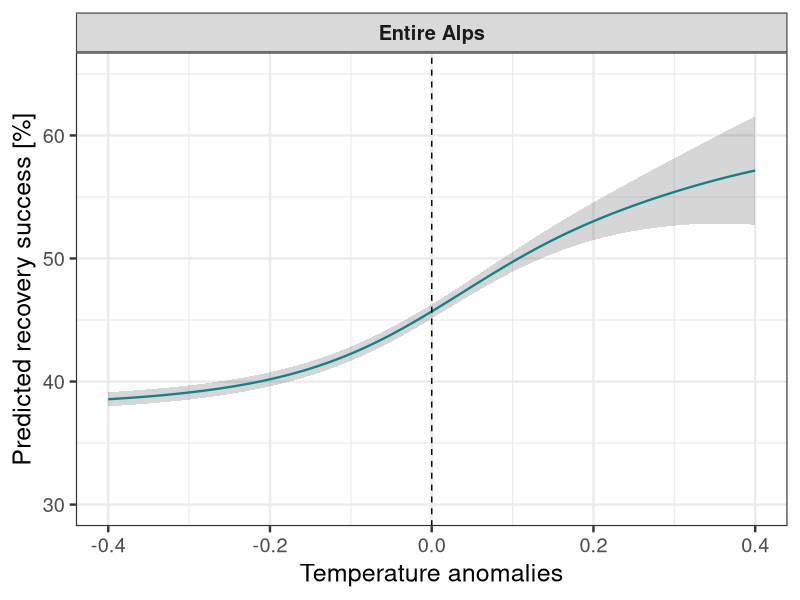
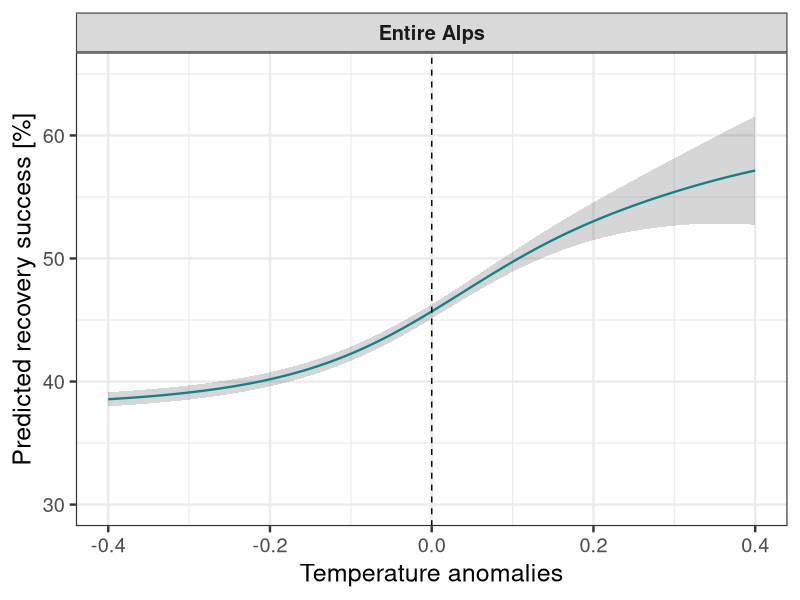

These figures' R source, in order: (Note: this script raises an error after producing the figures.)
library(ggplot2)

# --- x-range for temperature anomalies (adjust if needed) ---------------------
x <- seq(-0.40, 0.40, length.out = 200)

# --- Shape controls (tweak here) ---------------------------------------------
baseline  <- 38          # starting level near the cold tail
plateau_y <- 65          # upper plateau ceiling (< 65)
k         <- 7          # logistic steepness (higher = steeper)
x0        <- 0.12        # where the rise is centered (left of zero)
amp       <- 22          # total rise contributed by the logistic part
bump_amp  <- 1.5         # extra mid-range lift (gives that convex->concave feel)
bump_mu   <- 0.10        # bump center
bump_sd   <- 0.12        # bump width
x_plateau <- 0.20        # start flattening around here
flat_k    <- 20          # sharpness of the flattening hinge (higher = sharper)

# Logistic rise + small Gaussian "bump" for mid-range curvature
rise <- amp * plogis(k * (x - x0))
bump <- bump_amp * exp(-((x - bump_mu)^2) / (2 * bump_sd^2))

mu_raw <- baseline + rise + bump

# Soft plateau after ~0.30 (subtract slope beyond hinge so it flattens)
soft_hinge <- function(x, k = 7, x0 = 0.12) log1p(exp(k * (x - x0))) / k
mu <- mu_raw - 1.0 * soft_hinge(x, k = flat_k, x0 = x_plateau)

# Enforce an upper ceiling
mu <- pmin(mu, plateau_y)



# --- CIs: quadratic growth toward tails (option 2) ----------------------------
rng <- diff(range(x))
xc  <- mean(range(x))                    # center
dR  <- pmax((x - xc) / (rng/2), 0)       # 0 left side … 1 far right
se  <- 0.18 + 1.20 * dR^2                # only the right tail widens
z   <- 3.2

df_global <- data.frame(
  x   = x,
  fit = mu,
  lo  = mu - z * se,
  hi  = mu + z * se
)


# --- Plot ---------------------------------------------------------------------
# Add a constant facet variable
df_global$panel <- factor("Entire Alps", levels = "Entire Alps")

ggplot(df_global, aes(x, fit)) +
  geom_ribbon(aes(ymin = lo, ymax = hi), alpha = 0.20) +
  geom_line(linewidth = 0.8, color = "#11828A") +
  geom_vline(xintercept = 0, linetype = "dashed", linewidth = 0.5) +
  facet_wrap(~ panel) +  # <- fake facet gives you the grey strip
  labs(x = "Temperature anomalies", y = "Predicted recovery success [%]") +
  coord_cartesian(xlim = c(-0.40, 0.40), ylim = c(30, 65)) +
  theme_bw(base_size = 18) +
  theme(
    strip.background = element_rect(fill = "grey85", colour = "grey30"),
    strip.text       = element_text(face = "bold")
  )

ggsave("/mnt/eo/EO4Alps/figs/temp_entire_Alps.png", width = 7, height = 6, dpi = 300)


#------------------------------------------------------------------------------
### revision plot

# --- name of the synthetic facet ------------------------------------------------
global_panel <- "Temperature anomalies"

# --- build synthetic global curve ----------------------------------------------
x <- seq(-0.40, 0.40, length.out = 200)

baseline  <- 38
plateau_y <- 65
k         <- 7
x0        <- 0.12
amp       <- 22
bump_amp  <- 1.5
bump_mu   <- 0.10
bump_sd   <- 0.12
x_plateau <- 0.20
flat_k    <- 20

rise <- amp * plogis(k * (x - x0))
bump <- bump_amp * exp(-((x - bump_mu)^2) / (2 * bump_sd^2))
mu_raw <- baseline + rise + bump

soft_hinge <- function(x, k = 7, x0 = 0.12) log1p(exp(k * (x - x0))) / k
mu <- mu_raw - 1.0 * soft_hinge(x, k = flat_k, x0 = x_plateau)
mu <- pmin(mu, plateau_y)

rng <- diff(range(x))
xc  <- mean(range(x))
dR  <- pmax((x - xc) / (rng/2), 0)
se  <- 0.18 + 1.20 * dR^2
z   <- 3.2

df_global <- data.frame(
  predictor = global_panel,
  x   = x,
  fit = mu,
  lo  = mu - z * se,
  hi  = mu + z * se
)

# --- combine synthetic + model curves ------------------------------------------
curves_all <- dplyr::bind_rows(curves_plot, df_global)

# --- define exactly the six panels you want, in order ---------------------------
final_order <- c(
  "Temperature anomalies",        # synthetic panel
  "mean_temp_total",              # Temperature
  "mean_prec_total",              # Precipitation
  "mean_severity",                # Severity
  "mean_pre_dist_tree_cover",     # Pre-disturbance cover
  "mean_bare"                     # Bare ground share
)

# keep only these six predictors and drop all others
curves_all <- curves_all %>%
  dplyr::filter(predictor %in% final_order)

# enforce factor levels (prevents NA facet)
curves_all$predictor <- factor(curves_all$predictor, levels = final_order)

# --- facet labels ---------------------------------------------------------------
facet_labels_te2 <- c(
  "Temperature anomalies"         = "Temperature anomalies",
  "mean_temp_total"               = "Temperature",
  "mean_prec_total"               = "Precipitation",
  "mean_severity"                 = "Severity",
  "mean_pre_dist_tree_cover"      = "Pre-disturbance\ntree cover",
  "mean_bare"                     = "Post-disturbance\nbare ground share"
)

# --- final plot -----------------------------------------------------------------
ggplot(curves_all, aes(x = x, y = fit)) +
  geom_ribbon(aes(ymin = lo, ymax = hi),
              alpha = 0.20, fill = "#11828A") +
  geom_line(linewidth = 0.8, color = "#11828A") +
  facet_wrap(
    ~ predictor,
    scales = "free_x",
    nrow = 2,
    ncol = 3,
    labeller = as_labeller(facet_labels_te2)
  ) +
  labs(
    x = "Predictor value",
    y = "Predicted recovery success [%]"
  ) +
  ylim(30, 65) +
  theme_bw(base_size = 17)


ggsave("/mnt/eo/EO4Alps/figs/predicted_recovery_1411.png", width = 8, height = 6, dpi = 300)
